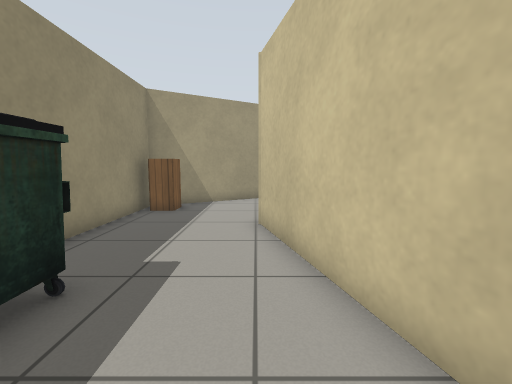
[1] (above)

24 first-person views from a walk through a robot-simulator world made for Gazebo. The camera is 0.9 m above the floor, tilts 6° down and sees 90° across. The floor is counted in squares, 0.5 m on a side. Each view is taken from the middle of a square. On the plan, view 1 faces up. The plan holds only what a view shows up to about 15 squares ahead; the rest is blank. Gazebo's built-in surfaces are drawn with simple patterns.

[2]
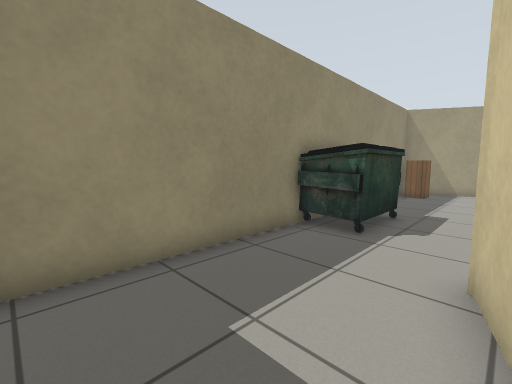

[3]
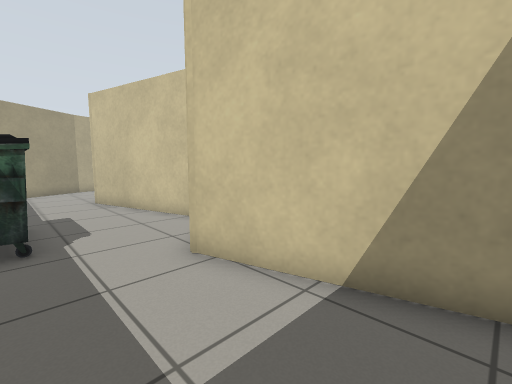

[4]
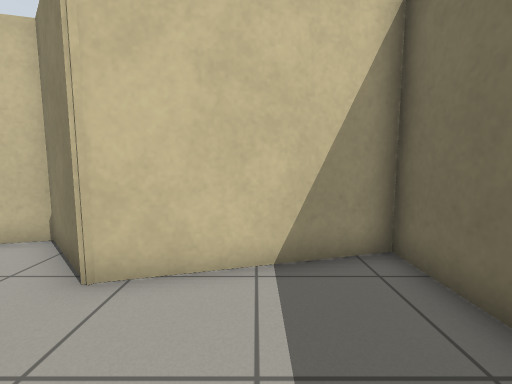

[5]
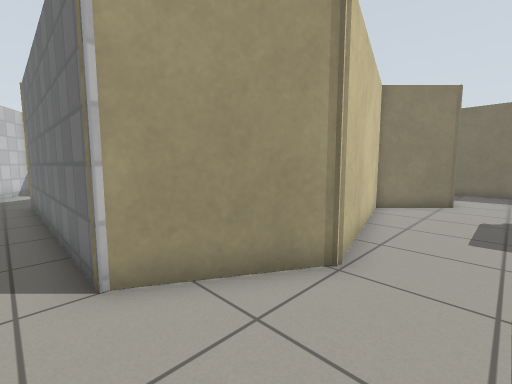

[6]
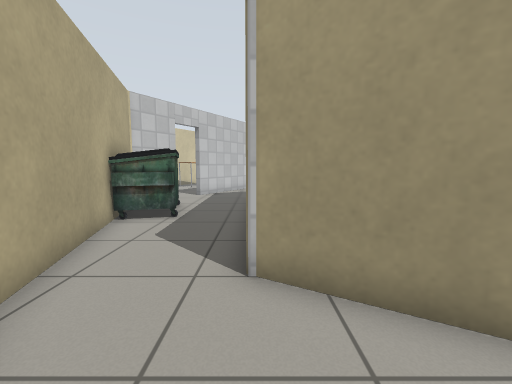

[7]
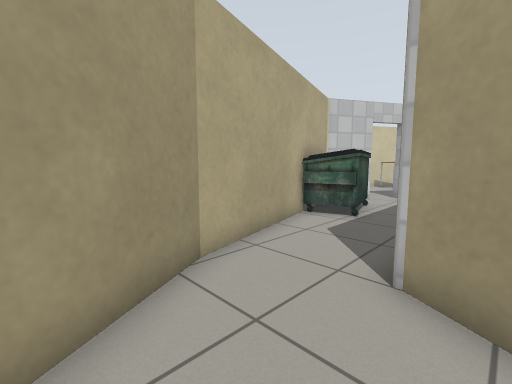

[8]
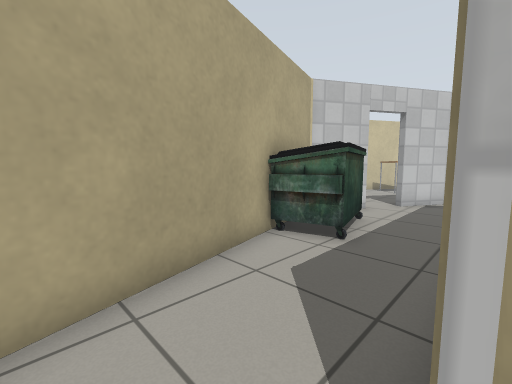

[9]
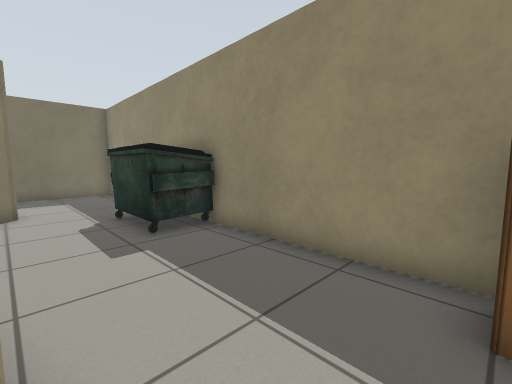

[10]
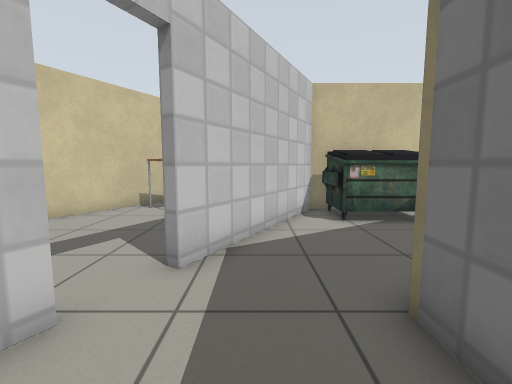

[11]
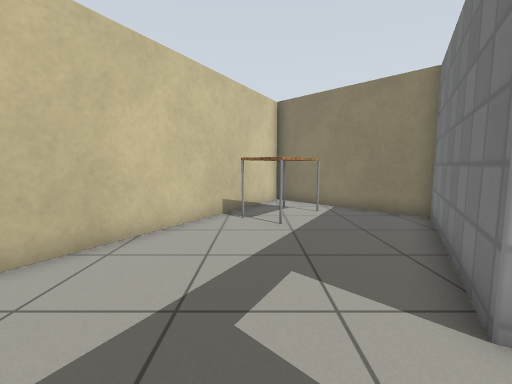

[12]
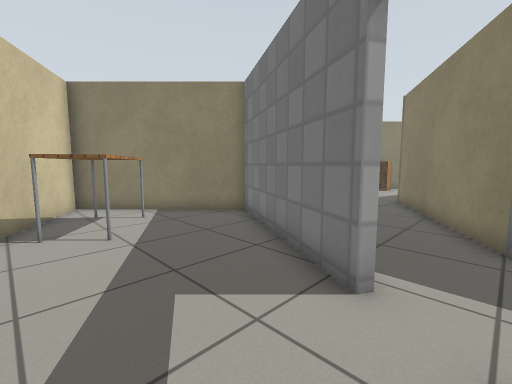

[13]
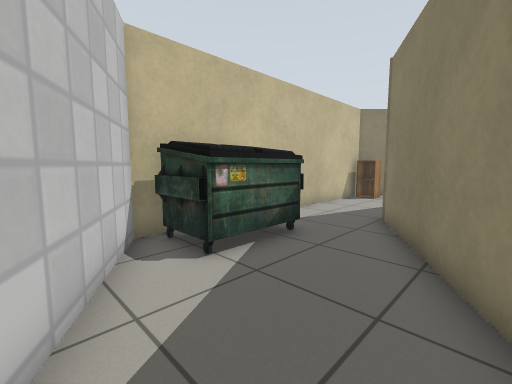

[14]
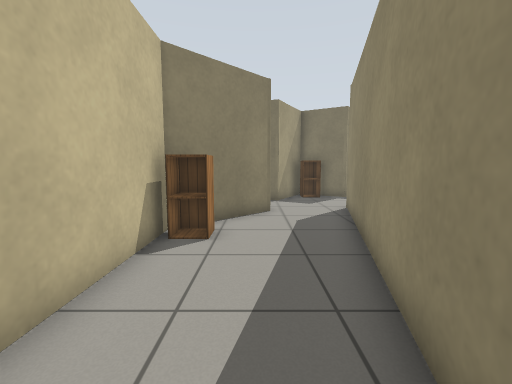

[15]
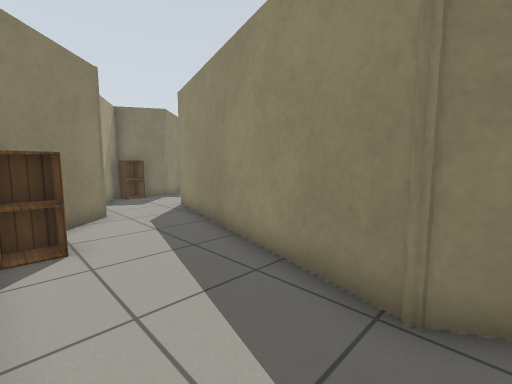

[16]
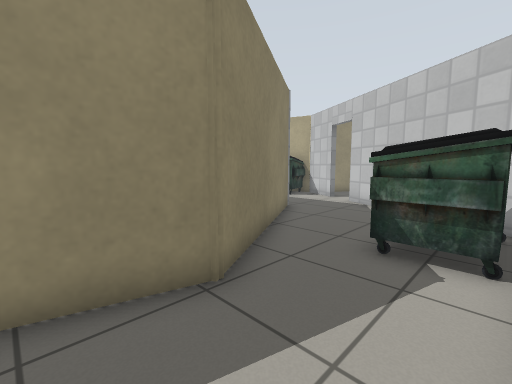

[17]
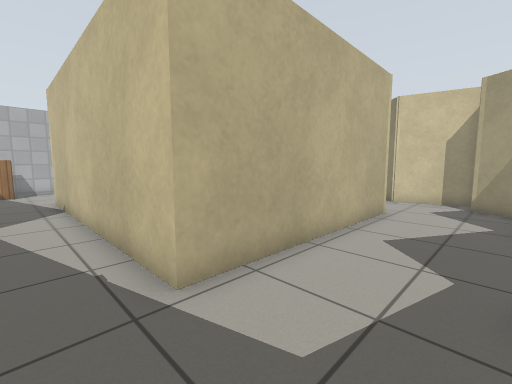

[18]
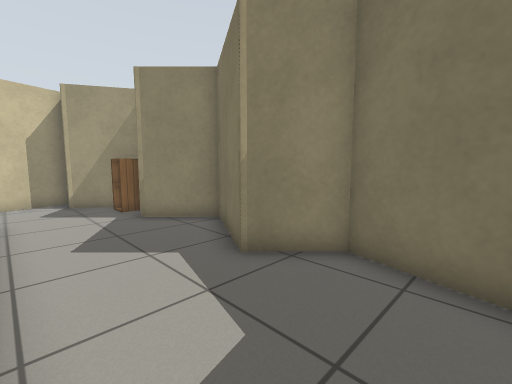

[19]
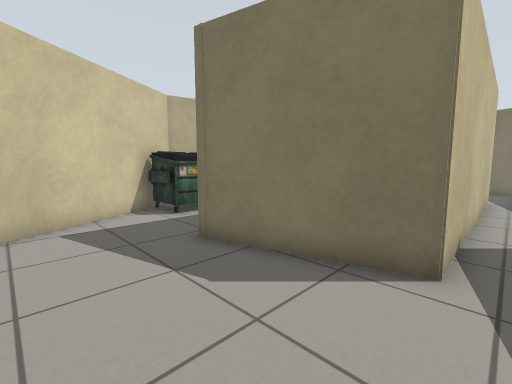

[20]
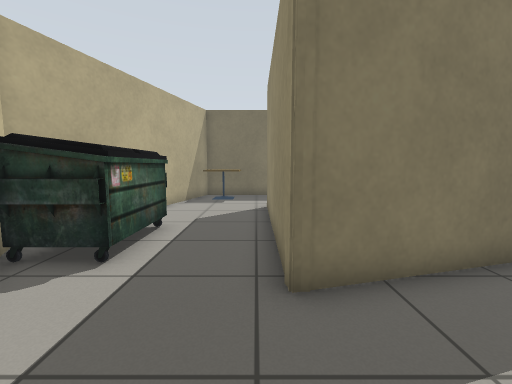

[21]
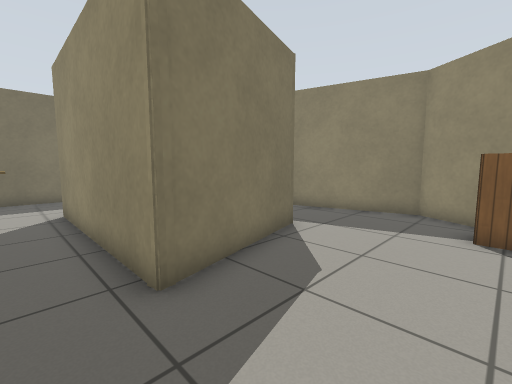

[22]
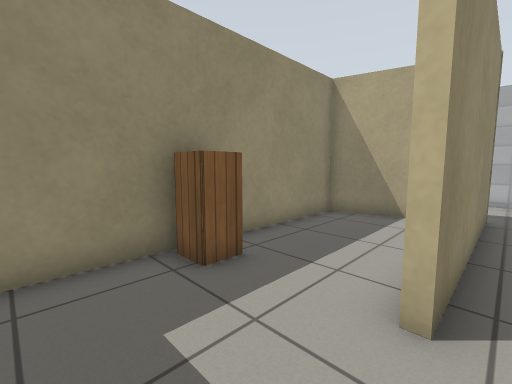

[23]
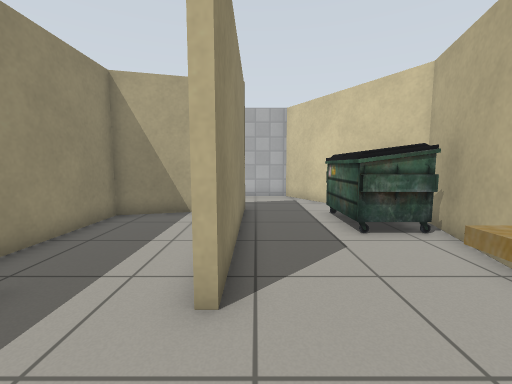

[24]
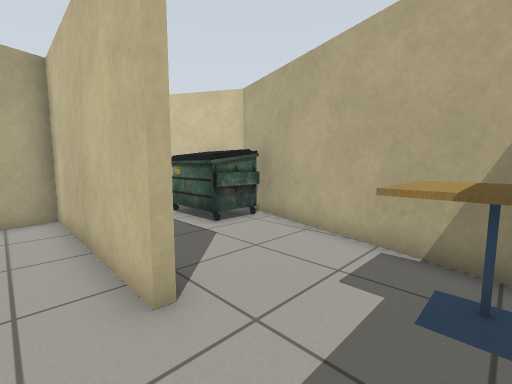

### Floor plan
Ten units are one square. View 1 is at (0, 0); x grows to the right and y downward. Boxes are objects, and circles mark ways between rooms. Rooms are numbered by the first view taken in them; rooms with no view inside come last. Other rooms are left out.
<svg viewBox="-51 -218 301 336">
<path fill="none" stroke="#000" d="M-16 -128 -46 -111 -46 68 12 68 -3 14 20 -8 1 -78 15 -101M75 -160 6 -142M15 -101 21 -111 119 -111M7 -142 -16 -128M117 -152 95 -165 90 -164M133 -147 196 -110 245 -159 151 -213M157 -36 132 57 124 57M195 17 195 -109M195 -108 132 -144M119 -111 158 -45M174 83 165 50 191 23M120 94 143 107 159 80 163 81M29 104 53 110 69 94 101 113 120 94M105 57 47 57 47 15M91 -65 95 -65M47 -108 30 -108M17 -100 4 -77 17 -31M139 -70 117 -108 94 -108M47 15 47 -53 95 -66M155 -43 139 -70M95 -65 95 10 92 10M129 53 153 -36M89 54 106 54M92 10 92 -62 50 -50 50 41"/>
<rect x="-45" y="-35" width="20" height="30" fill="#bbb"><title>dumpster</title></rect>
<rect x="-45" y="-115" width="20" height="20" fill="#bbb"><title>cabinet</title></rect>
<rect x="55" y="-165" width="40" height="30" fill="#bbb"><title>dumpster</title></rect>
<rect x="185" y="-175" width="40" height="30" fill="#bbb"><title>table</title></rect>
<rect x="135" y="85" width="10" height="20" fill="#bbb"><title>cabinet</title></rect>
<rect x="165" y="-105" width="30" height="40" fill="#bbb"><title>dumpster</title></rect>
<rect x="175" y="5" width="20" height="20" fill="#bbb"><title>cabinet</title></rect>
<rect x="25" y="-105" width="10" height="10" fill="#bbb"><title>cabinet</title></rect>
<rect x="105" y="25" width="20" height="30" fill="#bbb"><title>cafe table</title></rect>
<rect x="125" y="-55" width="30" height="30" fill="#bbb"><title>dumpster</title></rect>
<rect x="55" y="5" width="10" height="10" fill="#bbb"><title>cabinet</title></rect>
<circle cx="0" cy="-117" r="3" fill="#2a7"/>
<circle cx="125" cy="-150" r="3" fill="#2a7"/>
<circle cx="130" cy="-130" r="3" fill="#2a7"/>
<circle cx="130" cy="75" r="3" fill="#2a7"/>
<circle cx="35" cy="15" r="3" fill="#2a7"/>
<circle cx="115" cy="-55" r="3" fill="#2a7"/>
<circle cx="90" cy="25" r="3" fill="#2a7"/>
<text x="-20" y="-30">1</text>
<text x="60" y="-130">2</text>
<text x="170" y="-170">3</text>
<text x="160" y="-30">4</text>
<text x="60" y="70">5</text>
<text x="60" y="-70">6</text>
<text x="120" y="-10">7</text>
<text x="70" y="0">8</text>
</svg>
Room 1 opens to room 2. Room 2 opens to room 3. Room 2 opens to room 4. Room 4 opens to room 5. Room 5 opens to room 6. Room 6 opens to room 7. Room 7 opens to room 8.

Where each view was taken, in squares from view 1:
view 1: 0 up, 0 right, facing up
view 2: 6 down, 0 right, facing up-left
view 3: 6 down, 3 left, facing up-right
view 4: 4 down, 4 left, facing right
view 5: 12 up, 2 left, facing down-right
view 6: 11 up, 2 left, facing right
view 7: 10 up, 2 left, facing up-right
view 8: 11 up, 1 right, facing up-right
view 9: 10 up, 0 right, facing down-left
view 10: 13 up, 9 right, facing right
view 11: 17 up, 11 right, facing right
view 12: 18 up, 12 right, facing down-right
view 13: 13 up, 13 right, facing down-right
view 14: 5 up, 17 right, facing down
view 15: 5 up, 19 right, facing down-left
view 16: 2 up, 19 right, facing up-left
view 17: 9 down, 3 right, facing up-right
view 18: 6 down, 3 right, facing down-right
view 19: 10 up, 4 right, facing down-right
view 20: 10 up, 10 right, facing down
view 21: 10 up, 11 right, facing down-left
view 22: 4 down, 10 right, facing up-left
view 23: 4 down, 10 right, facing up
view 24: 4 down, 8 right, facing up-right
